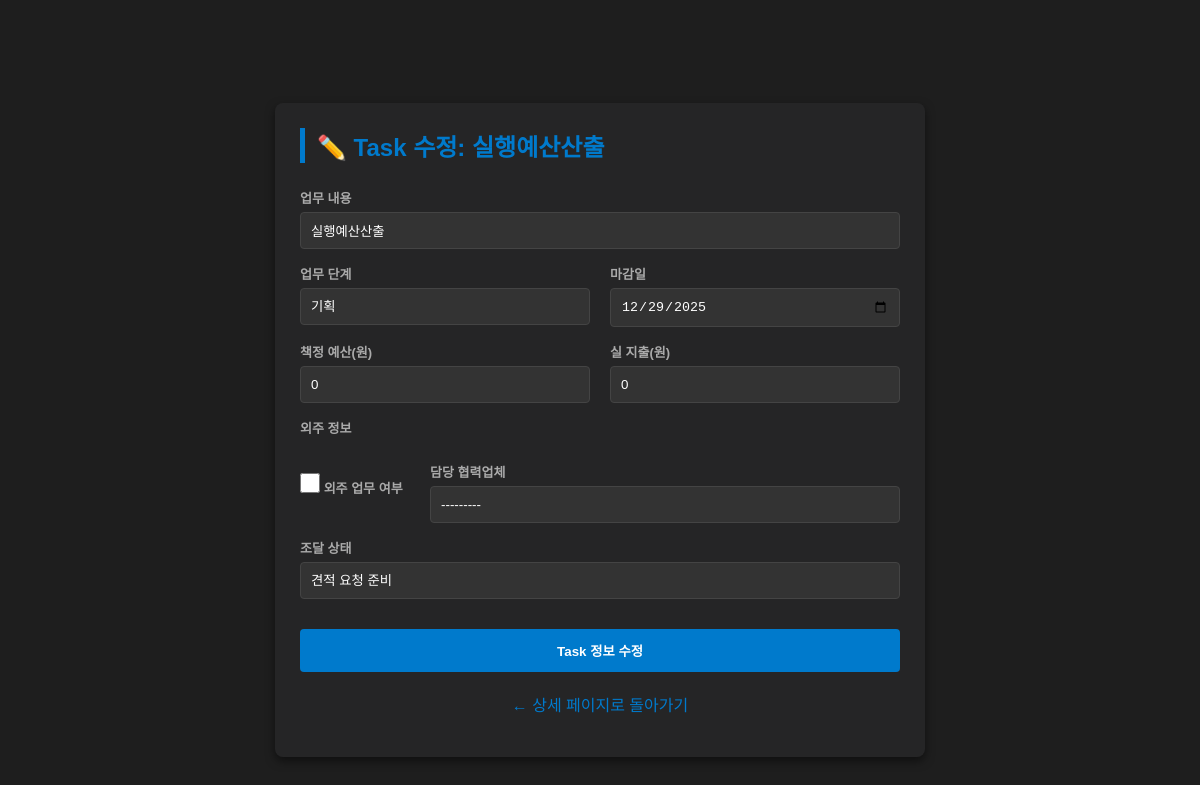
The app's page /task/68/update/ (signed in) with its own data.
### main/models.py (models this page shows, shortened)
class Task(models.Model):
    event = models.ForeignKey(Event, on_delete=models.CASCADE, related_name='tasks')
    content = models.CharField(max_length=200, verbose_name="할 일 내용")
    deadline = models.DateField(verbose_name="마감일")
    is_done = models.BooleanField(default=False, verbose_name="완료 여부")
    parent = models.ForeignKey(
        'self', # 자기 자신(Task)을 참조
        on_delete=models.SET_NULL, # 부모 Task가 삭제되어도 하위 Task는 남김
        null=True,
        blank=True,
        related_name='subtasks', # 하위 Task를 가져올 때 사용되는 이름 (task.subtasks.all())
        verbose_name='상위 Task'
    )
    task_category = models.CharField(
        max_length=20,
        choices=PHASE_CHOICES,
        default='PLANNING',
        verbose_name="Task 단계"
    )
    task_type = models.CharField(
        max_length=20,
        choices=TYPE_CHOICES_TASK,
        default='GENERAL',
        verbose_name="Task 유형"
    )
    priority = models.CharField(
        max_length=10,
        choices=PRIORITY_CHOICES,
        default='MEDIUM',
        verbose_name="우선순위"
    )
    planned_budget = models.IntegerField(default=0, verbose_name="책정 예산(원)")
    actual_cost = models.IntegerField(default=0, verbose_name="실 지출(원)")
    is_external = models.BooleanField(default=False, verbose_name="외주 업무 여부")
    vendor = models.ForeignKey(Vendor, on_delete=models.SET_NULL, null=True, blank=True, verbose_name="담당 협력업체")
    po_status = models.CharField(max_length=20, choices=PO_CHOICES, default='ready', verbose_name="조달 상태")

### main/views.py (the view)
# urls.py: path('task/<int:task_id>/update/', views.task_update, name='task_update'),
@login_required
def task_update(request, task_id):
    task = get_object_or_404(Task, pk=task_id)
    if task.event.author != request.user:
        return HttpResponse("권한이 없습니다.", status=403)
    if request.method == 'POST':
        form = TaskForm(request.POST, instance=task)
        if form.is_valid():
            task = form.save()
            event = task.event
            total_task_budget = event.tasks.aggregate(total=Sum('planned_budget'))['total'] or 0
            event.expected_cost = total_task_budget
            event.save(update_fields=['expected_cost'])
            return redirect(resolve_url('detail', event_id=event.id) + '#tab4')
    else:
        form = TaskForm(instance=task)
    return render(request, 'main/task_update_form.html', {
        'form': form,
        'task': task,
        'event_id': task.event.id
    })

### main/models.py (called while the page is built)
    def __str__(self):
        return self.name

### main/templates/main/task_update_form.html (shortened to what this page needs)
<!DOCTYPE html>
<html lang="ko">
<head>
</head>
<body>
    <div class="box">
        <div class="section-title">✏️ Task 수정: {{ task.content }}</div>
        <form method="post" action="{% url 'task_update' task.id %}">
            <label>업무 내용</label>{{ form.content }}
            <div class="grid-2">
                <div><label>업무 단계</label>{{ form.task_category }}</div>
                <div><label>마감일</label>{{ form.deadline }}</div>
            </div>
            <div class="grid-2">
                <div><label>책정 예산(원)</label>{{ form.planned_budget }}</div>
                <div><label>실 지출(원)</label>{{ form.actual_cost }}</div>
            </div>
            <div style="margin-top:15px;">
                <label>외주 정보</label>
                <div class="checkbox-group">
                    <div style="width:120px;">
                        <label for="{{ form.is_external.id_for_label }}" style="display:inline-block; margin: 0;">{{ form.is_external }} 외주 업무 여부</label>
                    </div>
                    <div style="flex-grow:1;">
                        <label>담당 협력업체</label>{{ form.vendor }}
                    </div>
                </div>
                <div style="margin-top:10px;">
                    <label>조달 상태</label>{{ form.po_status }}
                </div>
            </div>
            <button type="submit" class="btn-save">Task 정보 수정</button>
        </form>
        <p style="margin-top:20px; text-align:center;">
            <a href="{% url 'detail' task.event.id %}" style="color: #007acc; text-decoration: none;">← 상세 페이지로 돌아가기</a>
        </p>
    </div>
</body>
</html>

### main/templates/main/task_update_form.html (style rules this page uses)
body { background-color: #1e1e1e; color: #e0e0e0; font-family: 'Suit', sans-serif; margin: 0; padding: 30px; display: flex; justify-content: center; align-items: center; min-height: 100vh; }
.box { background-color: #252526; padding: 25px; border-radius: 8px; box-shadow: 0 4px 10px rgba(0,0,0,0.5); max-width: 600px; width: 100%; }
.section-title { color: #007acc; font-size: 24px; font-weight: bold; margin-bottom: 25px; border-left: 5px solid #007acc; padding-left: 12px; }
label { display: block; color: #aaa; font-size: 13px; margin-bottom: 5px; margin-top: 15px; font-weight: bold; }
.form-input, select, input[type="text"], input[type="number"], input[type="date"] { background: #333; border: 1px solid #444; color: white; padding: 10px; border-radius: 4px; width: 100%; box-sizing: border-box; transition: border-color 0.3s; }
select { appearance: none; }
.btn-save { background: #007acc; color: white; border: none; padding: 12px; border-radius: 4px; cursor: pointer; font-weight: bold; width: 100%; margin-top: 30px; transition: background 0.3s; }
.grid-2 { display: grid; grid-template-columns: 1fr 1fr; gap: 20px; }
.checkbox-group { display: flex; align-items: center; gap: 10px; margin-top: 10px; }
input[type="checkbox"] { width: 20px; height: 20px; margin: 0; }

### records on screen
Task: content "실행예산산출", task_category "기획", deadline "12/29/2025", planned_budget "0", actual_cost "0", vendor "---------", po_status "견적 요청 준비"
